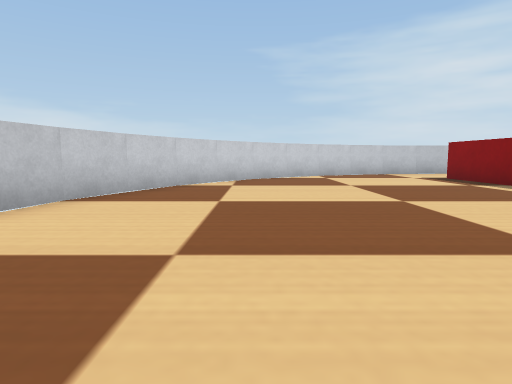
[1] (above)

15 first-person views from a walk through a world built for the Webots simulator. The camera is 0.06 m above the floor, tilts 6° down and sees 75° across. The floor is counted in squares, 0.1 m on a side. Each view is taken from the middle of a square. On the plan, view 1 faces up. The plan holds only what a view shows up to about 9 squares ahead; the rest is blank. The robots in the file are not drawn. Simple shapes and patterns stand in for the simulator's stock objects.

[2]
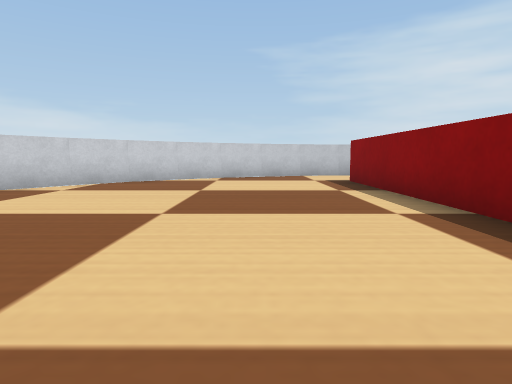

[3]
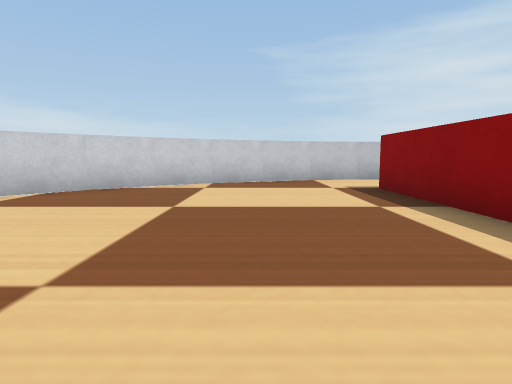

[4]
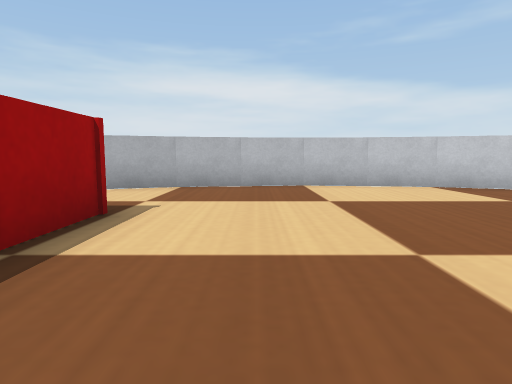

[5]
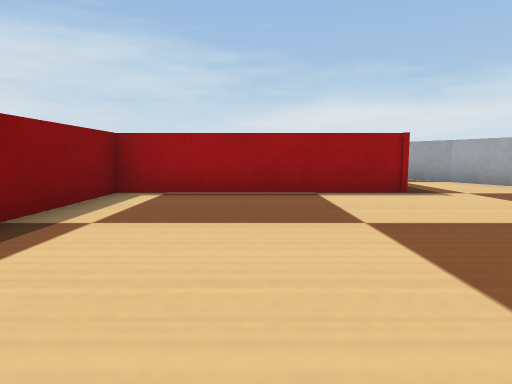

[6]
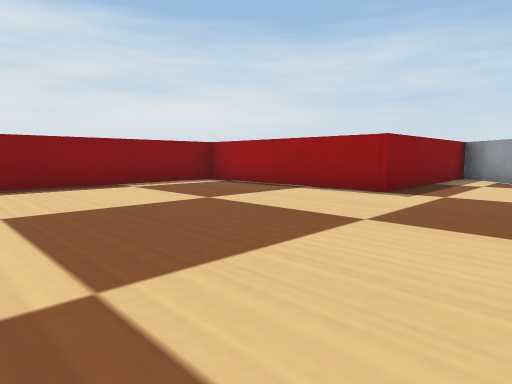

[7]
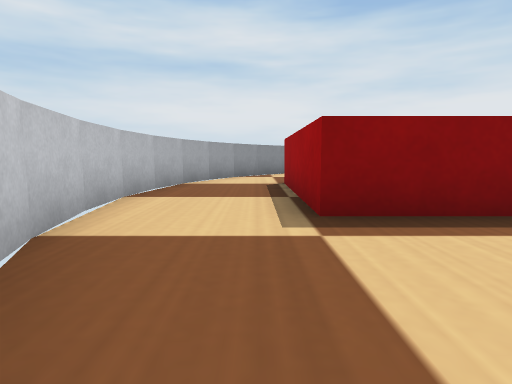

[8]
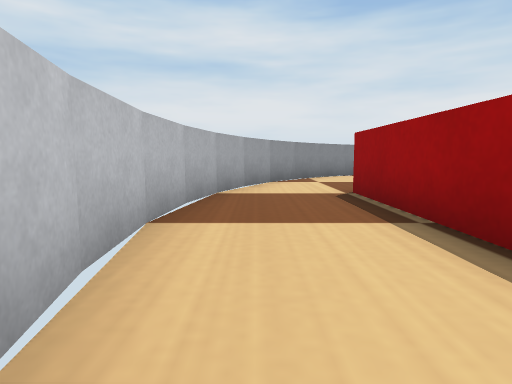

[9]
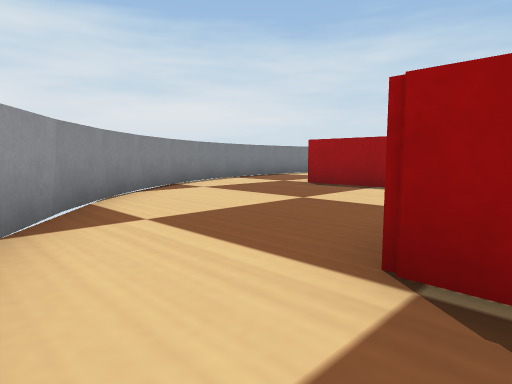

[10]
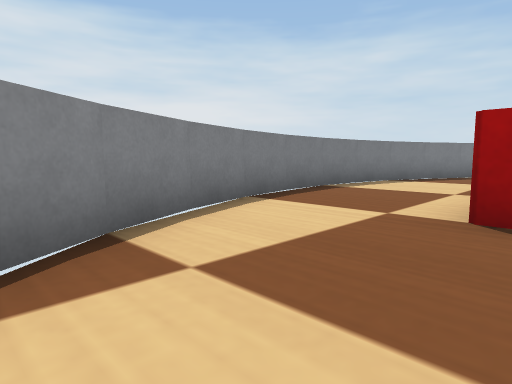

[11]
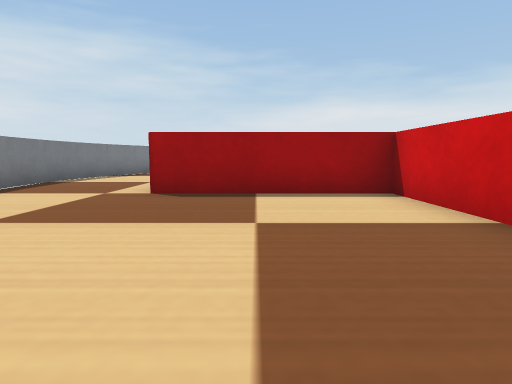

[12]
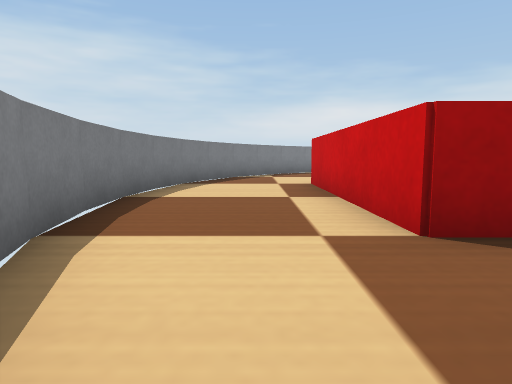

[13]
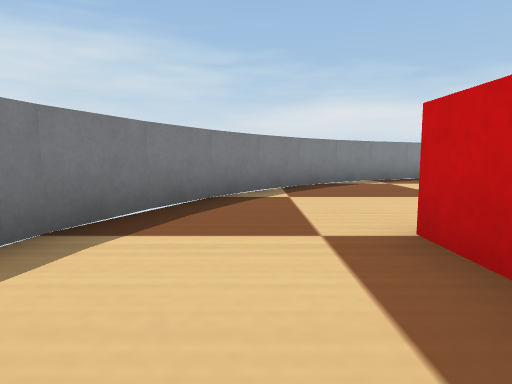

[14]
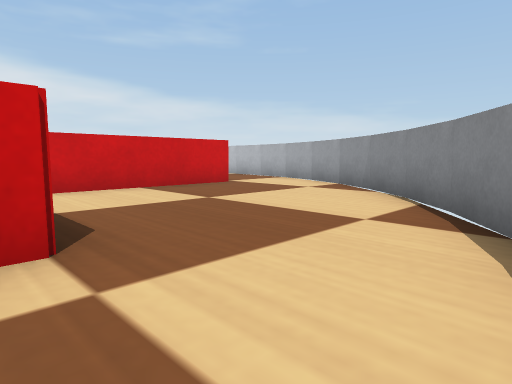

[15]
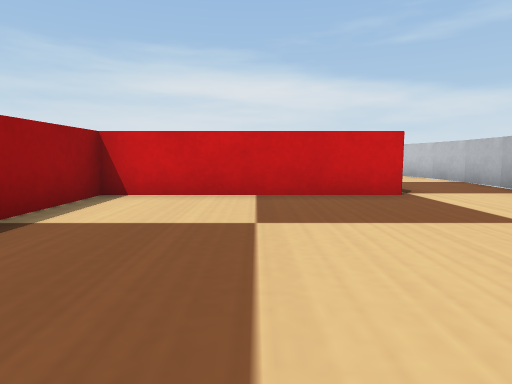

### Floor plan
Points are (right, up) in squares from view 1. A wall is a line through its corners. A room is listed if a view was taken in it or the views show most of it. See-through windows are left out.
Room 1 (views 1, 2, 3, 4, 5, 6, 7, 8, 9)
walls: (-1.6, 7.1) (-2.3, 5.8); (-2.2, 5.9) (-2.7, 4.6); (-0.9, 8.2) (-1.7, 6.9); (0, 9.1) (-0.9, 8.1); (-2.6, 4.7) (-2.9, 3.2); (1, 10) (-0.1, 9); (-2.9, 3.3) (-3, 1.9); (2.1, 10.7) (0.8, 9.9); (-3, 2) (-2.9, 0.6); (3.2, 11.3) (2, 10.7); (-2.9, 0.8) (-2.7, -0.6) (-2.2, -1.9); (4.4, 11.7) (3.1, 11.2); (5.8, 11.9) (4.3, 11.6); (-2.3, -1.8) (-1.7, -3) (-1.1, -3.9); (7.1, 12) (5.7, 11.9); (8.4, 11.9) (7, 12); (-0.8, -4.3) (-0.1, -5.1); (9.6, 11.7) (8.2, 11.9); (0.4, -5.5) (0.4, -0.6) (5.4, -0.6) (5.4, 9.3) (9.8, 9.3); (10.9, 11.2) (9.5, 11.7)
ways out: opening at (10.7, 9) to room 2
Room 2 (views 10, 11, 12, 13, 14, 15)
walls: (15.7, 7) (14.9, 8.1); (16.3, 5.8) (15.6, 7); (15, 8.1) (14, 9.1); (16.7, 4.6) (16.2, 5.9); (14.1, 9.1) (13.1, 10); (16.9, 3.2) (16.6, 4.7); (13.1, 9.9) (12, 10.7); (17, 1.9) (16.9, 3.3); (9.8, 9.3) (9.8, 4.6) (13.7, 4.6) (13.7, -0.6); (12, 10.6) (10.8, 11.3); (16.9, 0.6) (17, 2); (16.6, -0.7) (16.9, 0.8); (16.2, -1.9) (16.7, -0.6)
ways out: opening at (10.7, 9) to room 1; opening at (14.5, -1)

Positions as (right, up) in squares from view 1, and headings:
1: (0, 0), facing up
2: (3, 1), facing up
3: (3, 3), facing up
4: (4, 1), facing left
5: (3, 5), facing down
6: (-2, 5), facing down-right
7: (2, 10), facing right
8: (4, 11), facing right
9: (9, 11), facing down-right
10: (13, 8), facing down-right
11: (12, 10), facing down
12: (15, 7), facing down
13: (15, 2), facing down
14: (16, 4), facing up-left
15: (15, 7), facing left
